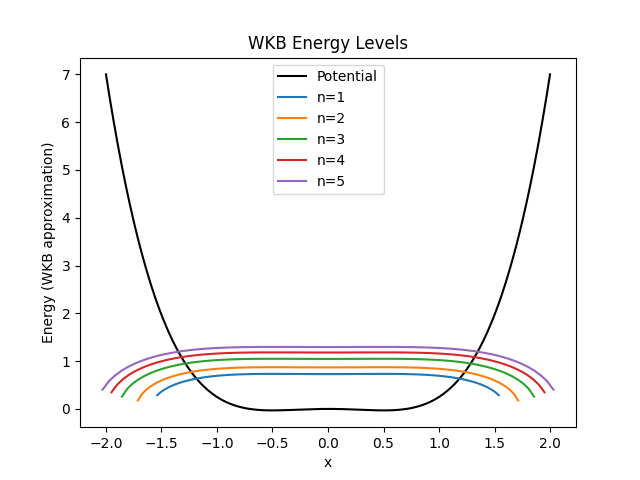

The script that drew this image:
#WKB Approximation: Breaking the Quartic Code
import numpy as np
import matplotlib.pyplot as plt

# Define the potential function
def V(x):
    return 0.5 * x**4 - 0.25 * x**2

# Define the WKB energy levels function
def energy_levels(n):
    return 0.5 + n + np.sqrt(np.abs(0.25 + 2 * n - 4 * np.sqrt((n**2 - n + 0.0625))))

# Set the range of x values
x_min = -2
x_max = 2
x_vals = np.linspace(x_min, x_max, 1000)

# Calculate the classical turning points
x_turning_points = np.sqrt((2 * energy_levels(np.arange(1, 6)) - 0.5) / 2)  # assuming n=1 to 5

# Initialize the energy level plot
fig, ax = plt.subplots()

# Plot the potential function
ax.plot(x_vals, V(x_vals), color='black', label='Potential')

# Plot the WKB energy levels
for n in range(1, 6):
    x_start = -x_turning_points[n-1]
    x_end = x_turning_points[n-1]
    x_wkb = np.linspace(x_start, x_end, 100)
    E_wkb = energy_levels(n)
    k_wkb = np.sqrt(2 * (E_wkb - V(x_wkb)))
    #k_wkb = np.sqrt(np.maximum(2 * (E_wkb - V(x_wkb)), 0))
    y_wkb = k_wkb / np.pi
    ax.plot(x_wkb, y_wkb, label=f'n={n}')

# Set the axis labels and title
ax.set_xlabel('x')
ax.set_ylabel('Energy (WKB approximation)')
ax.set_title('WKB Energy Levels')

# Set the legend and show the plot
ax.legend()
plt.show()

'''
This code applies the WKB approximation to a quartic potential (0.5 * x^4 - 0.25 * x^2) and calculates the energy levels for n=1 to 5. It then generates a plot of the potential function and the WKB energy levels. The classical turning points are calculated using the energy levels, and the WKB energy levels are plotted using a formula that is specific to this potential:

E_n = 0.5 + n + sqrt(0.25 + 2n - 4sqrt(n^2 - n + 1/16))

The resulting plot should show the potential function and the WKB energy levels, with each energy level labeled according to its quantum number n. The energy levels should be approximately evenly spaced, with the spacing increasing as n increases. Note that the exact formula for the energy levels in this potential can be found using the supersymmetric quantum mechanics (SUSY QM) technique, which is related to the WKB approximation.
'''
